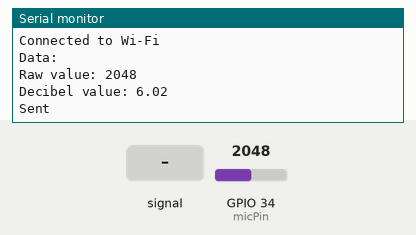
Recording of a program running on a simulated ESP32. On the bench: the last lines printed to the serial monitor. The inputs (shaded band) are chosen by the test bench; at power-on: GPIO 34 (micPin) = 2048. WiFi joins after 1.5 s; servers stay silent unless stated; uploads are accepted with an empty reply.

Above: at 3.2 s.
3.3 s: GPIO 34 (micPin) set to 0
At 5.6 s:
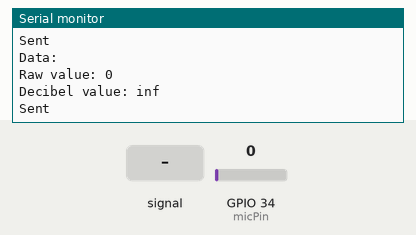
8.1 s: GPIO 34 (micPin) set to 491
At 10.2 s:
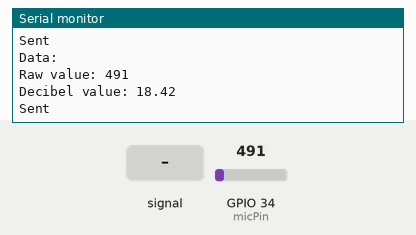
11.0 s: GPIO 34 (micPin) fed a 200 Hz sine of ±327 counts around its level
Timing chart, 0 to 14.0 s (numbered marks = the images above; inputs shaded):
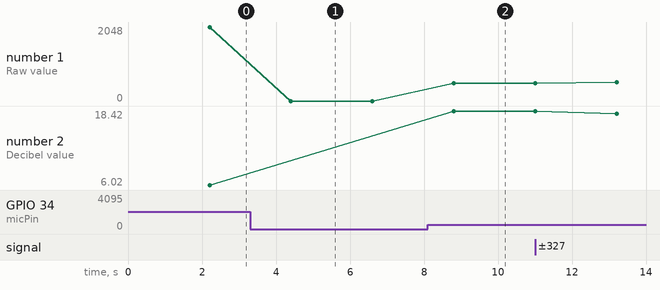

The program:

main.cpp
```cpp
#include <Arduino.h>
#include <WiFi.h>
#include <HTTPClient.h>
#include <ArduinoJson.h>
#include <NTPClient.h>
#include <WiFiUdp.h>
#include <time.h>

const char* ssid = "ssid";                              // fix wifi creds before demo
const char* password = "password";

int micPin = 34;
int micValue = 0;

const char* url = "http://localhost:8080/api/noise/add"; // fix ip address before demo

WiFiUDP udp;

float analogToDecibel(int value);

void setup() {
  Serial.begin(115200);

  WiFi.begin(ssid, password);
  while (WiFi.status() != WL_CONNECTED) {
    delay(1000);
    Serial.println("Connecting to Wi-Fi...");
  }
  Serial.println("Connected to Wi-Fi");

  pinMode(micPin, INPUT);
}

void loop() {
  micValue = analogRead(micPin);

  JsonDocument doc;

  // doc["id"] = millis();
  doc["noiseLevel"] = (double) analogToDecibel(micValue);
  doc["latitude"] = (double) 20.980928;       // uni location
  doc["longitude"] = (double) 105.787401;
  doc["timestamp"] = "none"; // time handled by backend

  String json;
  serializeJson(doc, json);

  HTTPClient http;
  http.begin(url);
  http.addHeader("Content-Type", "application/json");

  if (http.POST(json)) {
    Serial.println("Data:");
    Serial.print("Raw value: ");
    Serial.println(micValue);
    Serial.print("Decibel value: ");
    Serial.println(analogToDecibel(micValue));
    Serial.println("Sent");
  } else {
    Serial.print("Error sending data");
    // Serial.println(http.errorToString(http.errorCode()));
  }
  http.end();

  delay(2000);
}

float analogToDecibel(int value) {
    float voltage = value * (5.0 / 4095.0);
    return -20 * log10(voltage / 5.0);
  }
```

Measured:
- after the input at 3.3 s, the serial monitor: prints a new line after 1.1 s (image 1)
- after the input at 8.1 s, the serial monitor: prints a new line after 0.70 s (image 2)
- plotted number 1: 2048 → 0 after the input at 3.3 s, 0 → 491 after the input at 8.1 s, 491 → 814 after the input at 11.0 s
- plotted number 2: 6.02 → 18.42 after the input at 8.1 s, 18.42 → 14.03 after the input at 11.0 s
